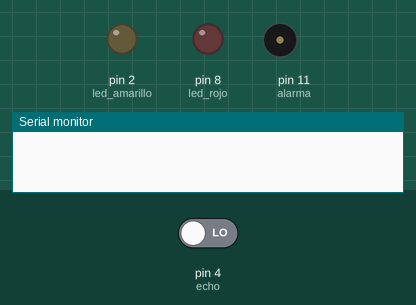
This sketch was run on a simulated Arduino Uno, built with avr-gcc and run on an emulated ATmega328P. Shown: output pins drawn as LEDs (lit = HIGH), buzzer (waves = sounding), the last lines printed to the serial monitor. The inputs (shaded band) are chosen by the test bench; at power-on: pin 4 (echo) LOW. Pins used as bus, display or sensor lines are not drawn.

Above: at 0.1 s.
At 1.1 s:
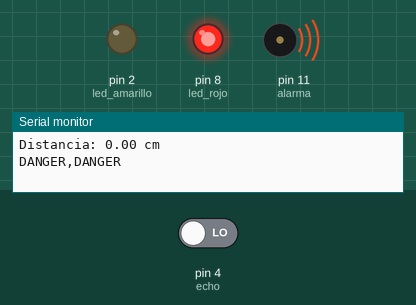
Timing chart, 0 to 2.6 s (numbered marks = the images above):
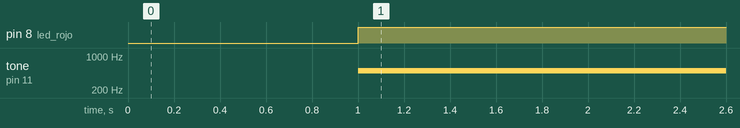

The sketch:

Codigo_buggy_5.ino
```cpp
int trigger = 3;
int echo = 4;
int led_rojo = 8;
int led_amarillo = 2;
int alarma = 11;  //Creo que solo se pueden utilizar los pines 3 y 11 con el altavoz

int Right_A = 6;  // Right motot-A
int Right_B = 7;  // Right motor-B
int Left_A = 9;   // Left motor-B
int Left_B = 10;  // Left motor-B

float tiempo;
float distancia;
float velocidad = 0.034;
float Collision_Medium = 25.0;
float Collision_High = 10.0;


void setup() {   // put your setup code here, to run once:

Serial.begin(9600);
pinMode(trigger,OUTPUT);
pinMode(echo,INPUT);
pinMode(led_rojo,OUTPUT);
pinMode(led_amarillo,OUTPUT);

}

void loop() {   // put your main code here, to run repeatedly:

digitalWrite(trigger,LOW);  //Esto estabiliza el sensor.
delayMicroseconds(5);      // Da un pulso LOW durante un muy corto periodo de tiempo para garantizar un pulso HIGH limpio


digitalWrite(trigger,HIGH);
tiempo = pulseIn(echo,HIGH);
tiempo = tiempo/2;
distancia = tiempo*velocidad;

Serial.print("Distancia: ");
Serial.print(distancia);
Serial.println(" cm");


if (distancia < Collision_High) {
  Serial.println("DANGER,DANGER");
  tone(alarma,500);   //No se pueden generar frecuencias más bajas que 31 Hz
  digitalWrite(led_amarillo,LOW);
  digitalWrite(led_rojo,HIGH);
  delay(100);
}


else if(distancia < Collision_Medium) {
  Serial.println("WARNING");
  tone(alarma,2000,50);
  digitalWrite(led_amarillo,HIGH);
  digitalWrite(led_rojo,LOW);
  delay(100);

}

else {
  digitalWrite(led_amarillo,LOW);
  digitalWrite(led_rojo,LOW);
  noTone(alarma);
  delay(100);
}


}
```

Measured:
- by itself, pin 8 (led_rojo): LOW → HIGH at 1.0 s
- by itself, tone on pin 11 (alarma): silent → 500 Hz at 1.0 s
